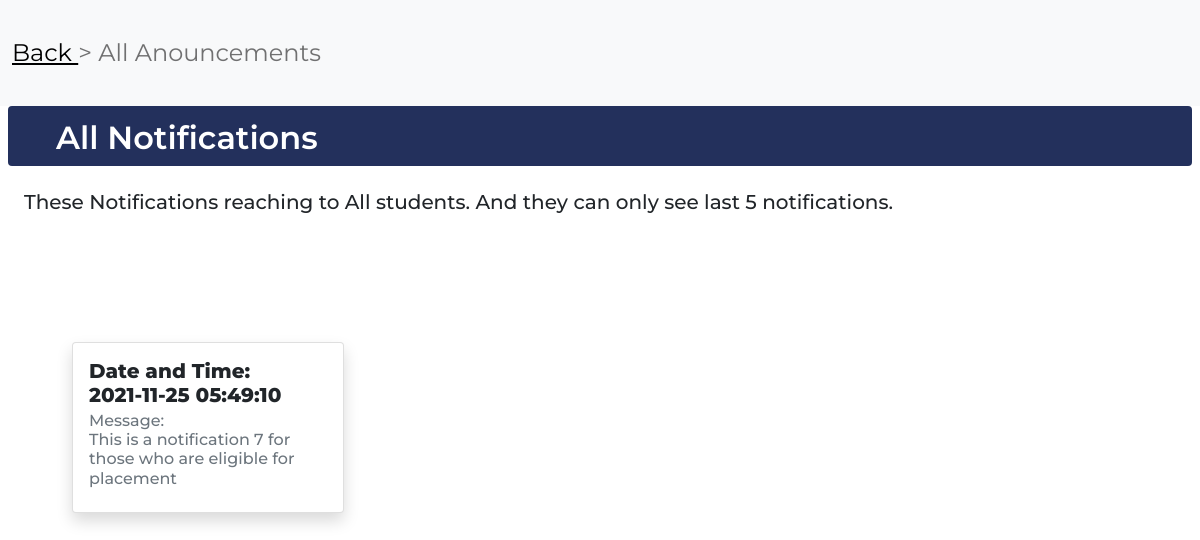
The app's page /announcements.php with its own data.
### tables this page shows
CREATE TABLE Notifi(
			 notid int unsigned AUTO_INCREMENT,
			 notinfo varchar(256),
			 nottime DATETIME DEFAULT CURRENT_TIMESTAMP,
			 primary key(notid)
         )AUTO_INCREMENT=80001;

### backlink.php (called while the page is built, shortened)
<?php
$previous = "javascript:history.go(-1)";
if(isset($_SERVER['HTTP_REFERER'])) {
    $previous = $_SERVER['HTTP_REFERER'];
}
 $admlink=$previous;
?>

### announcements.php (the view, shortened to what this page needs)
<?php
$dbs=db_connect();
$query="SELECT * from Notifi order by nottime DESC";
 $result_setnot=mysqli_query($dbs,$query);
?>
<!DOCTYPE html>
<html lang="en">
<head>
    <link href="https://cdn.jsdelivr.net/npm/bootstrap@5.0.1/dist/css/bootstrap.min.css" rel="stylesheet">
    <link rel="stylesheet" type="text/css" href="styleindex.css">
    <link rel="stylesheet" href="https://cdnjs.cloudflare.com/ajax/libs/font-awesome/5.15.3/css/all.min.css">
</head>
<body>
    <main>
    <nav class="navbar navbar-light bg-light ">
  <div class="container-fluid nav-in-company">
    <span class="navbar-text fs-4 ">
    <?php
include_once('backlink.php');
?>
<a class="text-decoration-underline" href="<?=  $admlink ?>">Back </a>
       > All Anouncements
    </span>
  </div>
</nav>
<section>
<div class="px-5 pt-2 mx-2 fromdirectorheadinf ">  All Notifications</div>
<h5 class="p-4">These Notifications reaching to All students. And they can only see last 5 notifications.</h5>
    <div id="main-drives-div" class="p-5 d-flex flex-wrap">
    <?php
         while($notef=mysqli_fetch_assoc($result_setnot))
       { ?>
     <div class="card mx-4 mt-5 shadow" style="width: 17rem;">
  <div class="card-body ">
    <h5 class="card-title bold-label">Date and Time:<br><?=$notef['nottime']?></h5>
    <h6 class="card-subtitle mb-2 text-muted">Message:<br>
    <?=$notef['notinfo']?>
  </h6>
  </div>
</div>
    <?php }?>
    </div>
</section>
    </main>
</body>
</html>

### styleindex.css (style rules this page uses)
* { box-sizing: border-box; margin: 0px; font-family: 'Montserrat', sans-serif; }
a { text-decoration: none; color: #000000 !important; }
main { max-width: 1430px; width: 100vw; margin: auto; box-shadow: -0.5px 2px 2px 2px rgb(170, 154, 154); min-height: 100vh; }
.fromdirectorheadinf { font-size: xx-large; background: rgb(35, 48, 92); height: 60px; color: white; font-weight: 600; border-radius: 4px; }
.nav-in-company { height: 90px; }
.bold-label { font-weight: 800; }

### records on screen
notifi: nottime "2021-11-25 05:49:10", notinfo "This is a notification 7 for those who are eligible for placement"
